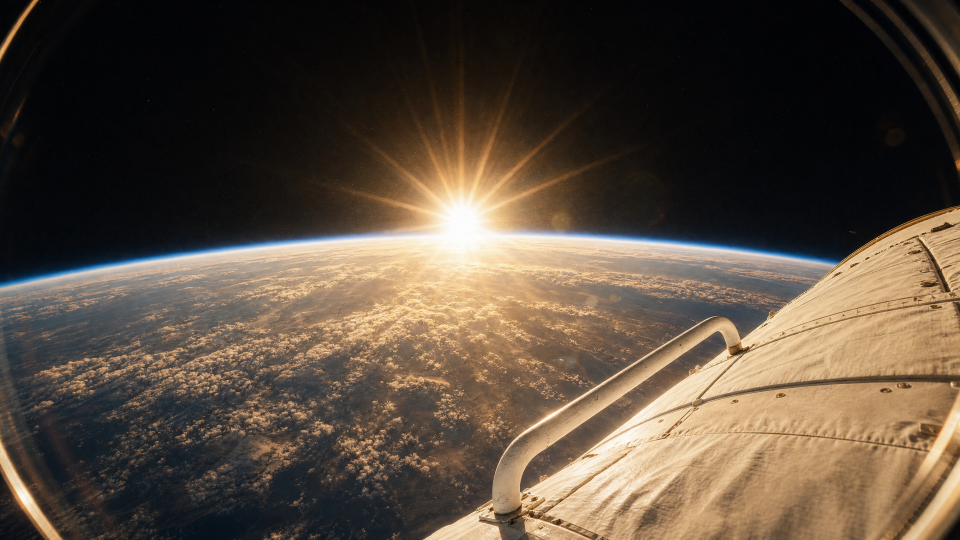
#> input picture launch-videos/manus2-space/assets/plates/A1-sunrise.png, 1920 x 1080 px, given in place of P.png, which was not available (shown at 1/2 size)
$ python test_review_fixes.py ../../launch-videos/manus2-space/assets/plates/A1-sunrise.png
#> lines starting #> are read from the running program, lines starting #| are printed output that depends on the picture; after the words box and inside, x2 and y2 are one past the last pixel; in counts of white or black regions, pixels touching at a corner belong together
### qa-records/storyboard-skill-port/qa_lib.py
# -*- coding: utf-8 -*-
"""Shared helpers for the storyboard-port QA suites. No network, no keys, nothing spent."""
import json, os, shutil, subprocess, sys

QA = os.path.dirname(os.path.abspath(__file__))
V = os.environ.get('SB_QA_VIDEO') or os.path.expanduser('~/.claude/skills/product-launch-sting/video')   # SB_QA_VIDEO: run against another copy
PH = os.path.join(V, 'storyboard', 'placeholders.py')
PHONE = os.path.join(V, 'storyboard', 'phone.mjs')
LV = os.path.join(V, 'lv.mjs')
PY = '/usr/bin/python3'
RESULTS = []


def run(cmd, cwd=None, timeout=600):
    p = subprocess.run(cmd, cwd=cwd, capture_output=True, text=True, timeout=timeout)
    return p.returncode, p.stdout + p.stderr


def ph(args, cwd):
    return run([PY, '-B', PH] + args, cwd=cwd)


def phone(args):
    return run(['node', PHONE] + args)


def check(name, ok, detail=''):
    RESULTS.append((name, bool(ok)))
    print('%s  %s%s' % ('PASS' if ok else 'FAIL', name, ('  [' + detail.strip().replace('\n', ' | ')[:300] + ']') if (detail and not ok) else ''))


def fresh(path):
    shutil.rmtree(path, ignore_errors=True)
    os.makedirs(path)
    return path


def stub_job(d):
    """a folder placeholders.py accepts as a job (root must hold beats.yaml)"""
    os.makedirs(d, exist_ok=True)
    open(os.path.join(d, 'beats.yaml'), 'w').write('title: stub\n')
    return d


def write_json(path, obj):
    os.makedirs(os.path.dirname(path), exist_ok=True)
    with open(path, 'w', encoding='utf-8') as f:
        json.dump(obj, f, indent=1, ensure_ascii=False)


# [44 lines left out: functions done, plates_spec, strip_marker, not called in this run]

### qa-records/storyboard-skill-port/test_review_fixes.py
# -*- coding: utf-8 -*-
"""QA 4 · every review finding, planted again. Sonnet = S1–S17 (review-sonnet/REPORT.md); later rounds append theirs.
Each check fails on the code before its fix."""
import json, os, re, shutil, signal, subprocess, sys, time
from qa_lib import QA, V, LV, PY, PH, run, ph, phone, check, fresh, write_json, done, plates_spec, stub_job

R = fresh(os.path.join(QA, 'out', 'review-fixes'))
S = os.path.dirname(V)
doc = lambda p: open(os.path.join(S, p), encoding='utf-8').read()


def plate_job(name, spec):
    d = stub_job(fresh(os.path.join(R, name)))
    write_json(os.path.join(d, 'tools', 'placeholders.json'), spec)
    return d


def flat(line='a desk lamp', **kw):
    p = {'line': line, 'look': 'studio', 'grain': 0}
    p.update(kw)
    return {'plates': {'P': p}}


def img(d, name='P'):
#> called with name = 'P'
    import numpy as np
    from PIL import Image
    return np.asarray(Image.open(os.path.join(d, 'assets', 'plates', name + '.png')).convert('RGB')).astype(int)


# S1 · margins survive the engine's default move; the three bg fields are documented everywhere a user looks
d = plate_job('s1', flat())
rc, out = ph(['draw'], d)
a = img(d)
dark = (a.sum(axis=2) < 200)                                   # the label box over #8a8a8a
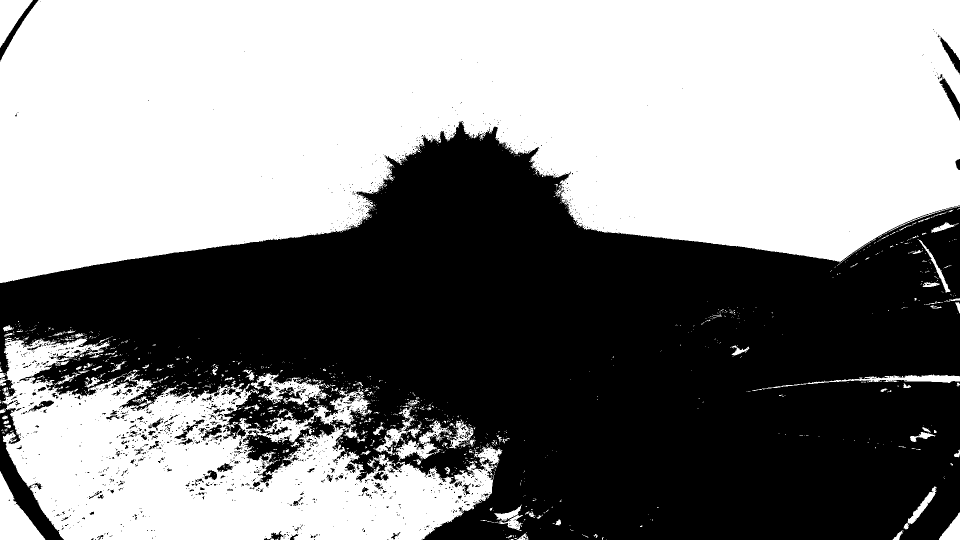
#> dark: shape (1080, 1920) bool (shown at 1/2 size); 53.4% white; 1638 black regions (1501 under 20 px), largest, box (x1, y1, x2, y2) and area: (0, 242, 1920, 1080) 950012, (0, 0, 77, 123) 1314, (1879, 148, 1920, 241) 1045
ys, xs = dark.nonzero()
check('S1a the label sits 7% inside the plate (x ≥ 134, y ≥ 75 on 1920×1080)', rc == 0 and xs.min() >= 133 and ys.min() >= 74, '%s %s %s' % (rc, xs.min() if len(xs) else None, ys.min() if len(ys) else None))
check('S1b draw\'s hint names bgMove: none, bgDim: 0, push: 0', 'bgMove: none' in out and 'bgDim: 0' in out and 'push: 0' in out, out)
#> (the run stopped early here; a loop or call above may not have finished)

$ run again, on launch-videos/manus2-space/assets/plates/A4-lull.png
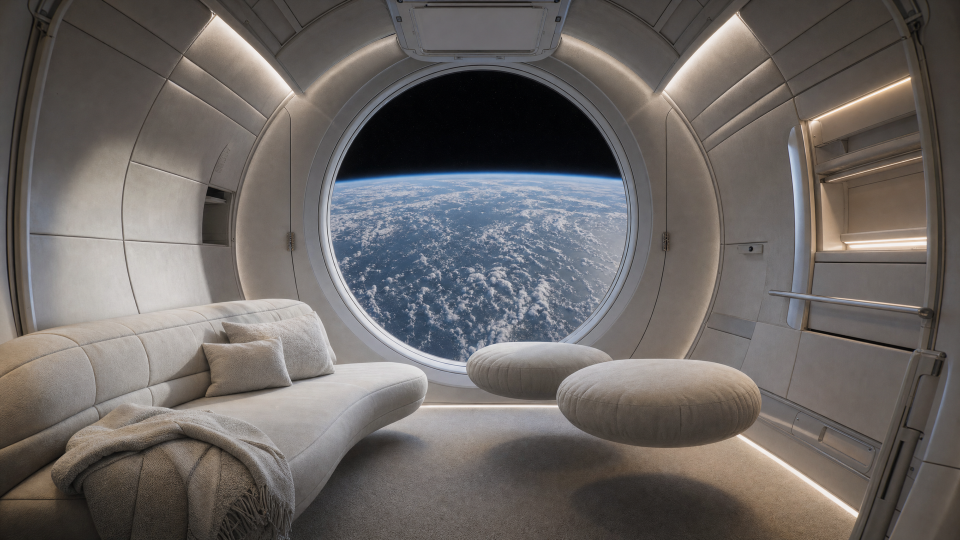
#> input picture launch-videos/manus2-space/assets/plates/A4-lull.png, 1920 x 1080 px, given in place of P.png, which was not available (shown at 1/2 size)
#> `dark = (a.sum(axis=2) < 200)`:
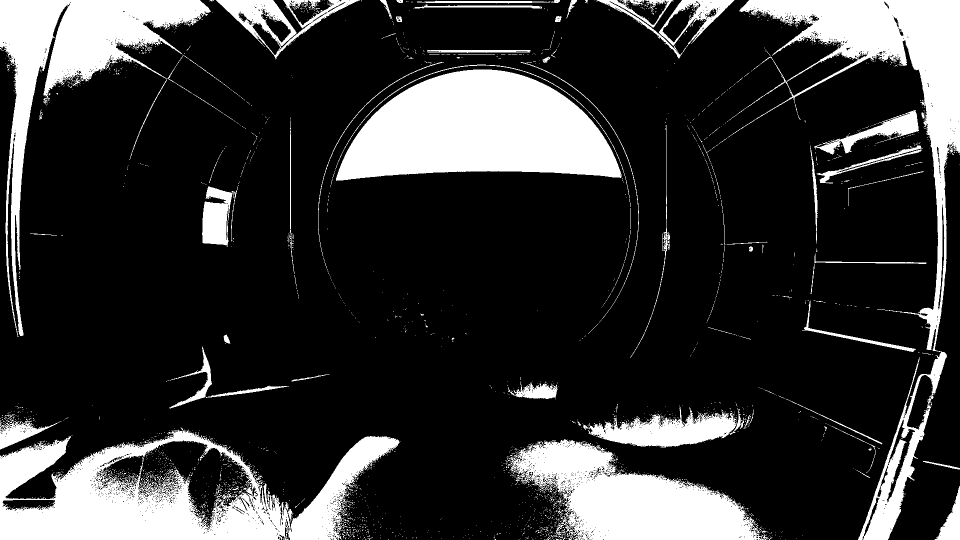
#> dark: shape (1080, 1920) bool (shown at 1/2 size); 20.5% white; 2481 white regions (2385 under 20 px), largest, box (x1, y1, x2, y2) and area: (672, 139, 1244, 362) 86853, (0, 854, 801, 1080) 83481, (1455, 0, 1920, 1080) 73605

$ run again, on launch-videos/manus2-space/assets/plates/A5-glow.png
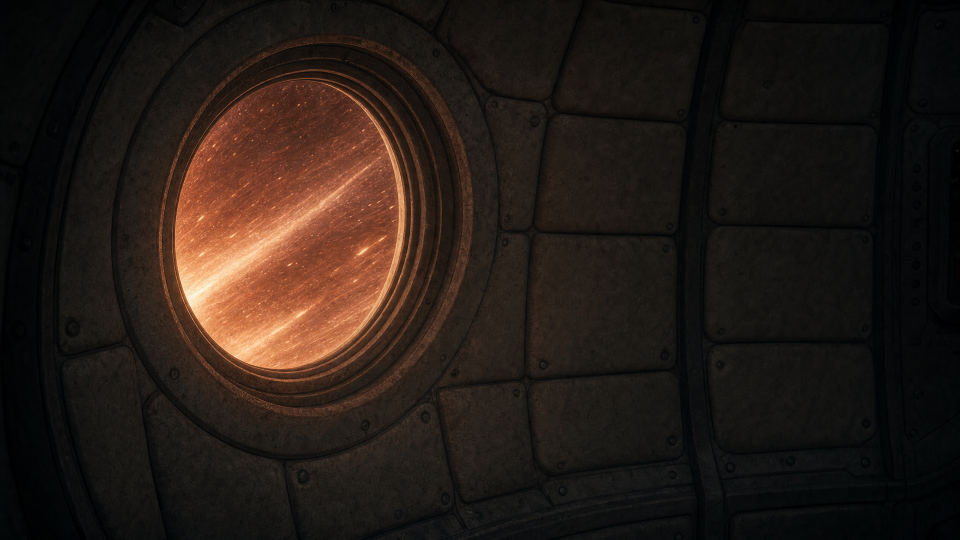
#> input picture launch-videos/manus2-space/assets/plates/A5-glow.png, 1920 x 1080 px, given in place of P.png, which was not available (shown at 1/2 size)
#> `dark = (a.sum(axis=2) < 200)`:
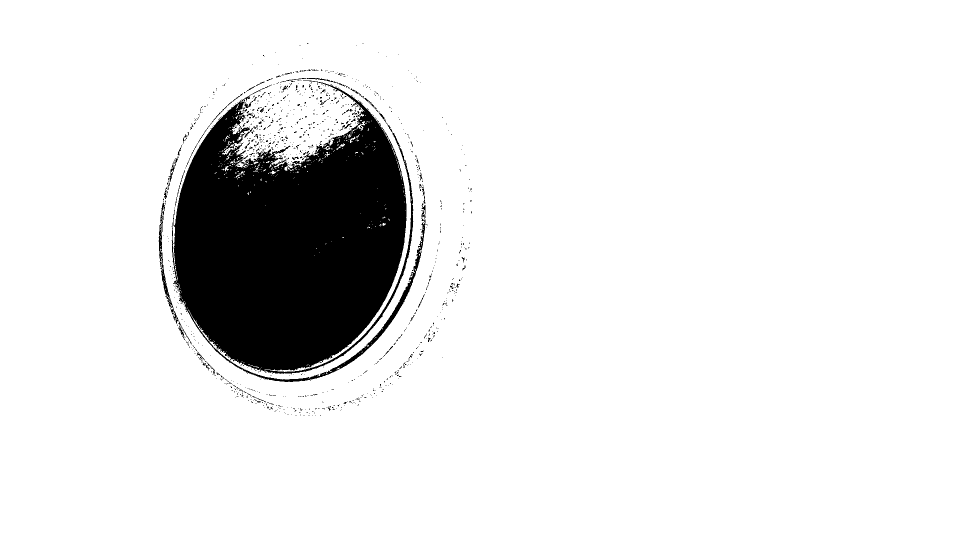
#> dark: shape (1080, 1920) bool (shown at 1/2 size); 90.6% white; 978 black regions (919 under 20 px), largest, box (x1, y1, x2, y2) and area: (344, 161, 851, 764) 186961, (317, 405, 384, 689) 1350, (372, 212, 454, 334) 169

$ run again, on launch-videos/manus2-space/assets/plates/B1-bag.png
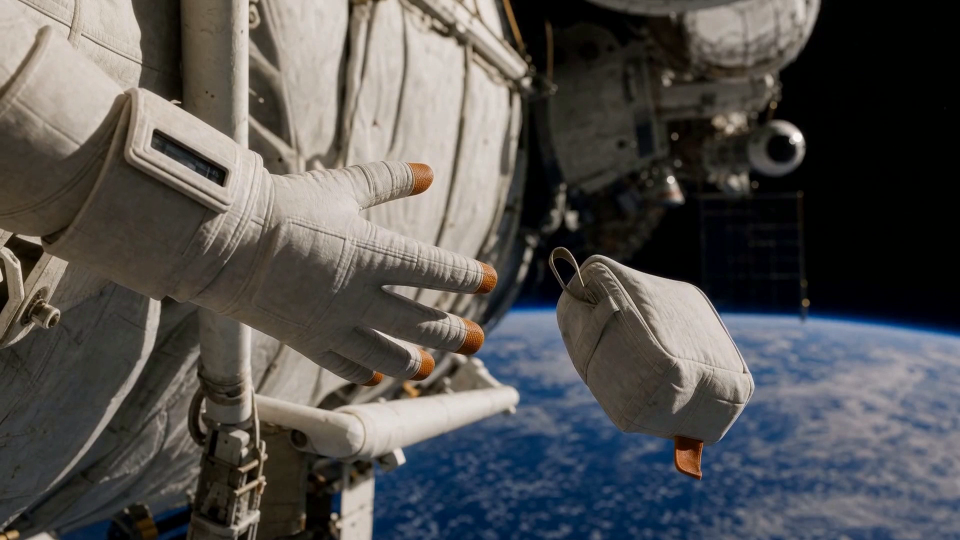
#> input picture launch-videos/manus2-space/assets/plates/B1-bag.png, 1920 x 1080 px, given in place of P.png, which was not available (shown at 1/2 size)
#> `dark = (a.sum(axis=2) < 200)`:
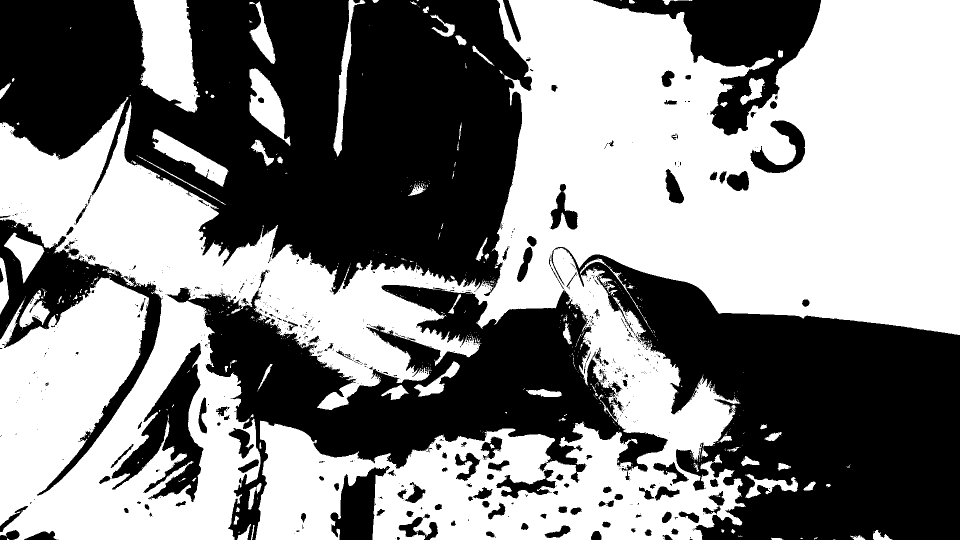
#> dark: shape (1080, 1920) bool (shown at 1/2 size); 52.8% white; 839 black regions (685 under 20 px), largest, box (x1, y1, x2, y2) and area: (0, 0, 1064, 592) 409068, (1103, 494, 1920, 1080) 243261, (334, 570, 1336, 1080) 177009
